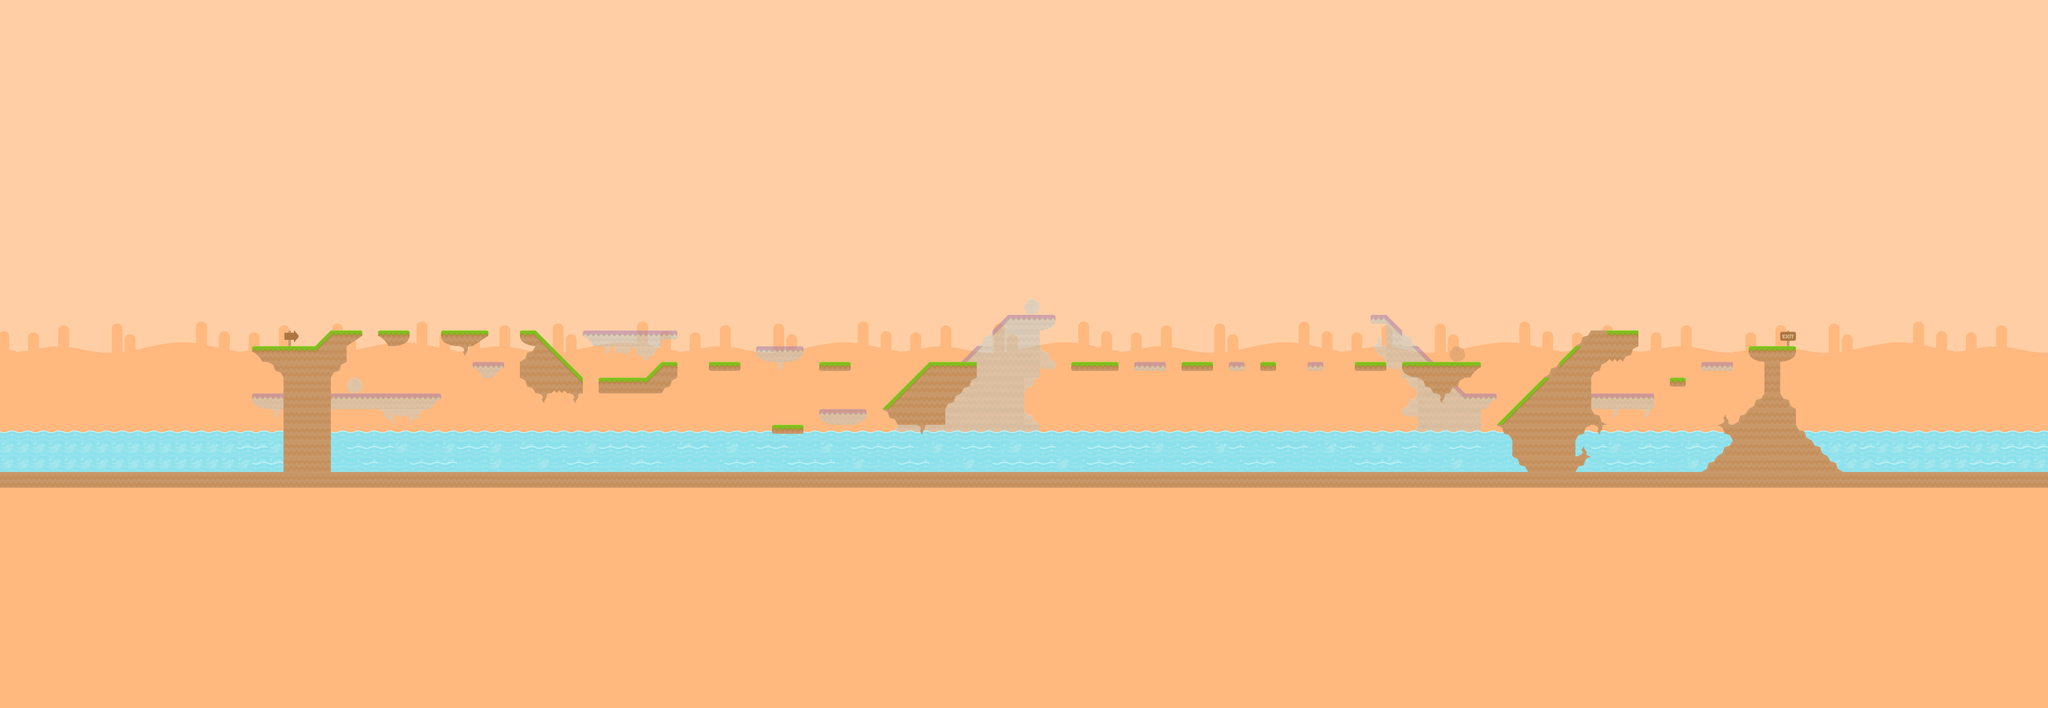

This is a level from a 2D game, rendered from its Tiled map with the project's own tilesets. A one-line summary and the map file follow, with tile-layer data summarised:
An orthogonal 130x45 tile map with 70x70 px tiles, 5 tile layers (background, lane2_ground1, lane2_ground2, lane1_ground1, ...), 7 tilesets and 34 objects.

<map version="1.0" orientation="orthogonal" renderorder="right-down" width="130" height="45" tilewidth="70" tileheight="70" nextobjectid="37">
 <tileset firstgid="1" name="bg_grasslands_orange" tilewidth="70" tileheight="70" tilecount="98" columns="14">
  <image source="Backgrounds/bg_grasslands_orange.png" width="1024" height="512" />
 </tileset>
 <tileset firstgid="99" name="tiles_base" tilewidth="70" tileheight="70" spacing="2" tilecount="156" columns="12">
  <image source="Tilesheets/tiles_base.png" width="914" height="936" />
 </tileset>
 <tileset firstgid="255" name="tiles_request" tilewidth="70" tileheight="70" tilecount="98" columns="14">
  <image source="Tilesheets/tiles_request.png" width="980" height="490" />
 </tileset>
 <tileset firstgid="353" name="tiles_castle" tilewidth="70" tileheight="70" tilecount="49" columns="7">
  <image source="Tilesheets/extended ground tilesets/tiles_castle.png" width="512" height="512" />
 </tileset>
 <tileset firstgid="402" name="tiles_grass" tilewidth="70" tileheight="70" tilecount="49" columns="7">
  <image source="Tilesheets/extended ground tilesets/tiles_grass.png" width="512" height="512" />
 </tileset>
 <tileset firstgid="451" name="tiles_dirt" tilewidth="70" tileheight="70" tilecount="49" columns="7">
  <image source="Tilesheets/extended ground tilesets/tiles_dirt.png" width="512" height="512" />
 </tileset>
 <tileset firstgid="500" name="tiles_ice" tilewidth="70" tileheight="70" tilecount="98" columns="14">
  <image source="Tilesheets/tiles_ice.png" width="980" height="490" />
 </tileset>
 <layer name="background" width="130" height="45">
  <data>[5850 cells, 5850 non-empty, 98 distinct tile ids]</data>
 </layer>
 <layer name="lane2_ground1" width="130" height="45" opacity="0.48">
  <data>[5850 cells, 166 non-empty, 21 distinct tile ids]</data>
 </layer>
 <layer name="lane2_ground2" width="130" height="45" opacity="0.48">
  <data>[5850 cells, 3 non-empty, 2 distinct tile ids]</data>
 </layer>
 <layer name="lane1_ground1" width="130" height="45">
  <data>[5850 cells, 652 non-empty, 36 distinct tile ids]</data>
 </layer>
 <layer name="lane1_ground2" width="130" height="45">
  <data>[5850 cells, 106 non-empty, 13 distinct tile ids]</data>
 </layer>
 <objectgroup name="lane1_collision">
  <object id="15" x="7978" y="1563">
   <polyline points="0,0 2,-21 -207,-22 -208,1" />
  </object>
  <object id="16" x="7488" y="1699">
   <polyline points="0,0 -1,-20 -69,-18 -69,-1" />
  </object>
  <object id="17" x="7278" y="1492">
   <polyline points="0,0 -1,-21 -139,-21" />
  </object>
  <object id="18" x="7003" y="1537">
   <polyline points="0,0 -75,74" />
  </object>
  <object id="19" x="6873" y="1679">
   <polyline points="0,0 -14,0 -219,210" />
  </object>
  <object id="20" x="6578" y="1630">
   <polyline points="0,0 0,-19 -347,-18 -347,0" />
  </object>
  <object id="22" x="5670" y="1628">
   <polyline points="0,0 -1,-19 -71,-18 -71,1" />
  </object>
  <object id="23" x="5388" y="1631">
   <polyline points="0,0 0,-20 -140,-20 -140,0" />
  </object>
  <object id="24" x="4970" y="1631">
   <polyline points="0,0 1,-19 -212,-19 -212,0" />
  </object>
  <object id="25" x="4339" y="1612">
   <polyline points="0,0 -208,-4 -418,205" />
  </object>
  <object id="26" x="3779" y="1630">
   <polyline points="0,0 -1,-21 -139,-21 -138,-1" />
  </object>
  <object id="27" x="3288" y="1632">
   <polyline points="0,0 0,-21 -137,-21 -140,-2" />
  </object>
  <object id="28" x="3007" y="1631">
   <polyline points="0,0 2,-20 -66,-20 -138,51 -342,51 -346,69" />
  </object>
  <object id="29" x="2589" y="1702">
   <polyline points="0,0 -1,-24 -209,-232 -280,-231 -279,-215" />
  </object>
  <object id="30" x="2168" y="1489">
   <polyline points="0,0 1,-19 -209,-21 -211,3" />
  </object>
  <object id="31" x="1817" y="1491">
   <polyline points="0,0 0,-22 -141,-20 -141,0" />
  </object>
  <object id="33" x="3430" y="1910">
   <polyline points="0,0 2,-20 138,-20 140,0" />
  </object>
  <object id="34" x="1121" y="1540">
   <polyline points="0,0 278,0 349,-70 485,-70 486,-53" />
  </object>
  <object id="36" x="6018.18" y="1633.33">
   <polyline points="0,0 3.0303,-24.2424 139.394,-24.2424 142.424,0" />
  </object>
 </objectgroup>
 <objectgroup name="lane2_collision">
  <object id="1" x="1119" y="1777">
   <polyline points="0,0 1,-27 839,-26 842,-5 816,12" />
  </object>
  <object id="2" x="2101" y="1632">
   <polyline points="0,0 -1,-19 136,-20 137,0" />
  </object>
  <object id="3" x="2591" y="1493">
   <polyline points="0,0 2,-22 417,-23 418,-4" />
  </object>
  <object id="4" x="3361" y="1558">
   <polyline points="0,0 -1,-18 207,-17 208,1" />
  </object>
  <object id="5" x="3640" y="1838">
   <polyline points="0,0 -1,-17 206,-19 208,3" />
  </object>
  <object id="6" x="3990" y="1889">
   <polyline points="0,0 349,-349" />
  </object>
  <object id="7" x="4410" y="1471">
   <polyline points="0,0 69,-73 275,-71 280,-54" />
  </object>
  <object id="8" x="5041" y="1630">
   <polyline points="0,0 1,-19 134,-19 138,-4" />
  </object>
  <object id="9" x="5460" y="1632">
   <polyline points="0,0 -1,-22 68,-24 70,-3" />
  </object>
  <object id="10" x="5800" y="1632">
   <polyline points="0,0 -1,-18 82,-20 83,0" />
  </object>
  <object id="11" x="6090" y="1404">
   <polyline points="0,0 68,-2 138,66" />
  </object>
  <object id="12" x="6300" y="1541">
   <polyline points="0,0 209,210 345,210 349,229" />
  </object>
  <object id="13" x="7002" y="1773">
   <polyline points="0,0 0,-21 346,-22 348,-2" />
  </object>
  <object id="14" x="7559" y="1629">
   <polyline points="0,0 -2,-19 140,-20 140,1" />
  </object>
 </objectgroup>
 <objectgroup name="goal_collision">
  <object id="35" x="7907" y="1533">
   <polyline points="0,0 1,-61 72,-61 73,-2" />
  </object>
 </objectgroup>
</map>
